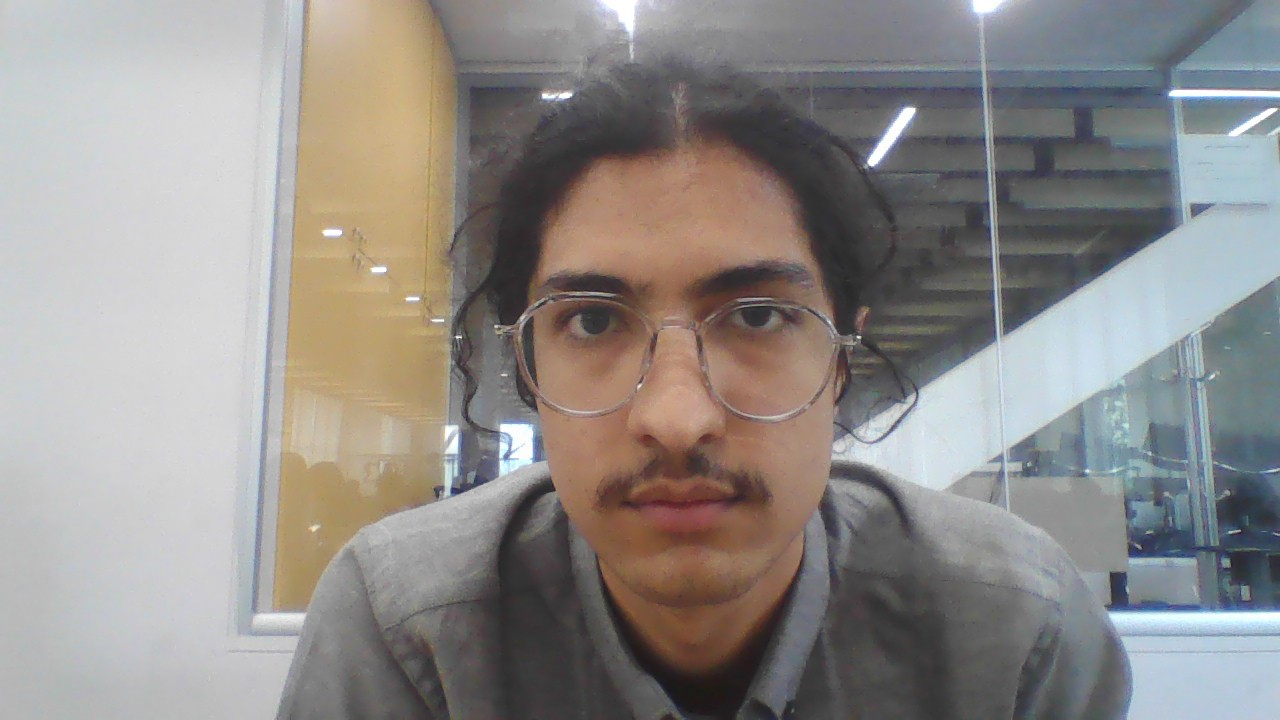
#> input picture Rest/near.jpg, 1280 x 720 px
$ python match.py
#> lines starting #> are read from the running program, lines starting #| are printed output that depends on the picture
from skimage.io import imread
from skimage.exposure import cumulative_distribution
import numpy as np
import matplotlib.pyplot as plt
import cv2

pixels = np.arange(256)
near = cv2.imread("near.jpg")
#> near is the input picture: shape (720, 1280, 3); mean B, G, R 137.4, 140.3, 144.4
far = cv2.imread("far.jpg")
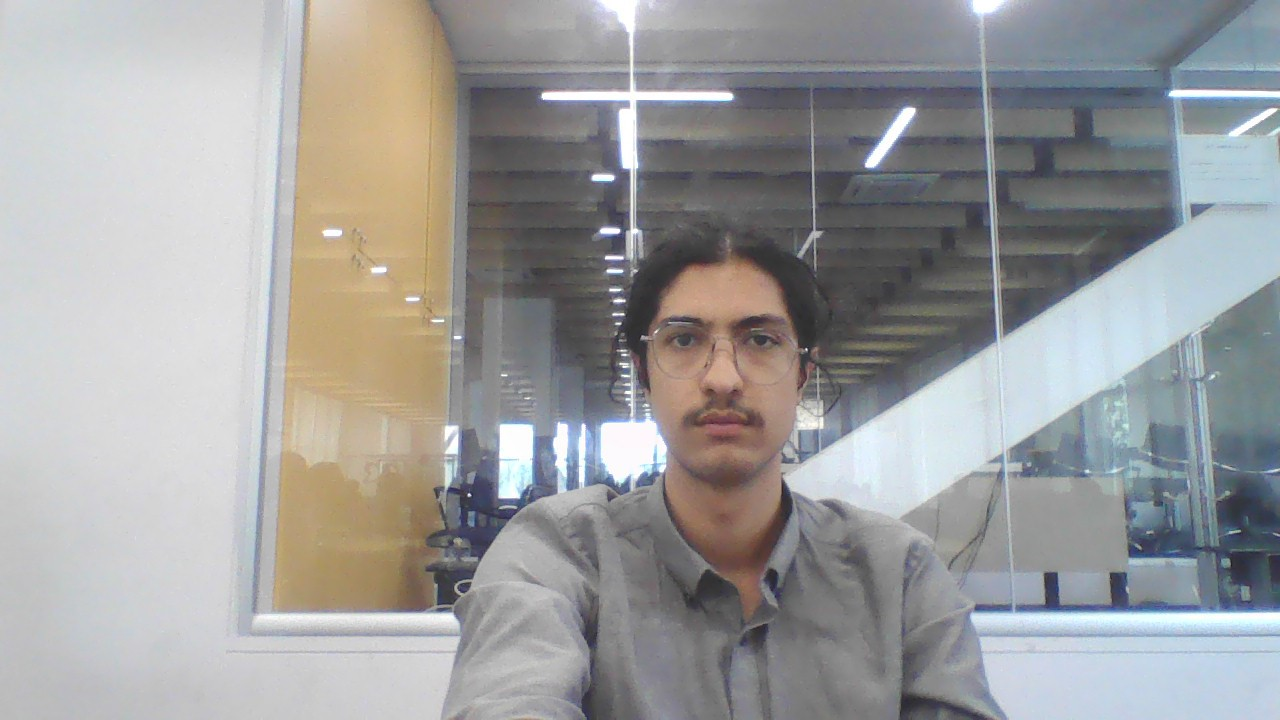
#> input picture Rest/far.jpg, 1280 x 720 px
#> far is the input picture: shape (720, 1280, 3); mean B, G, R 157.4, 157.4, 157.5
deg = cv2.imread('45deg.jpg')
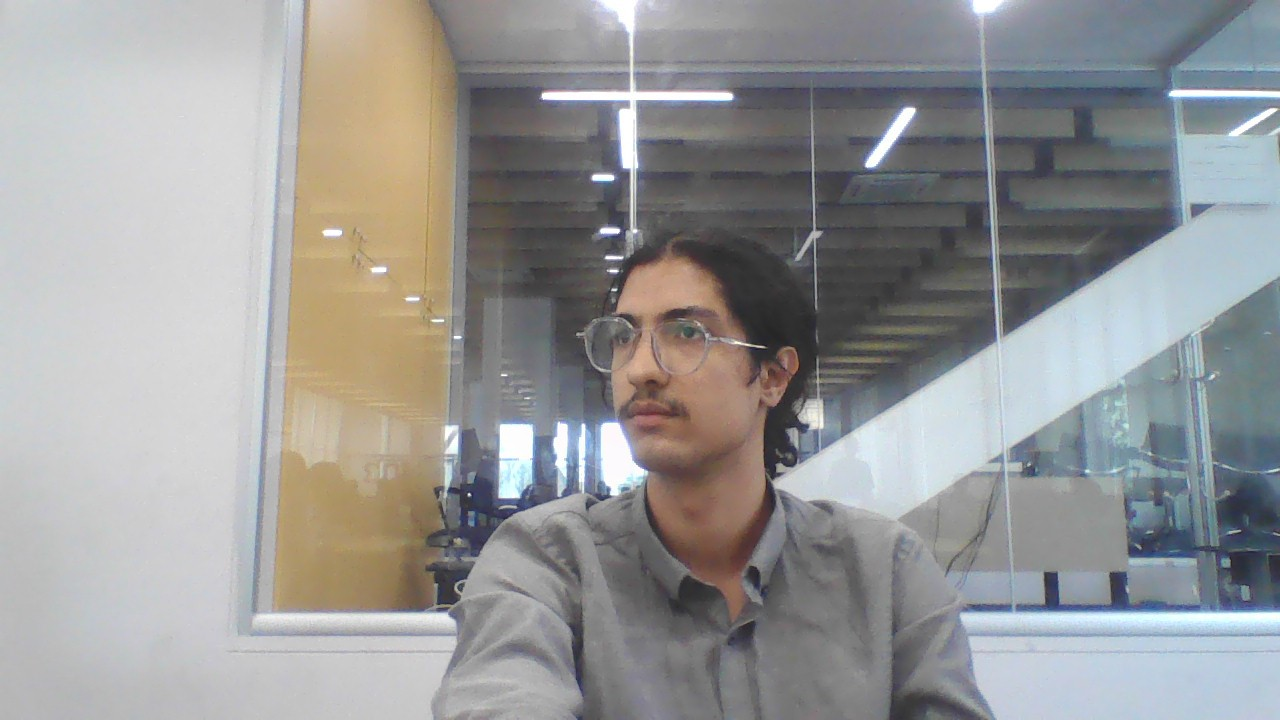
#> input picture Rest/45deg.jpg, 1280 x 720 px
#> deg is the input picture: shape (720, 1280, 3); mean B, G, R 151.3, 151.6, 151.6
mask = cv2.imread('mask.jpg')
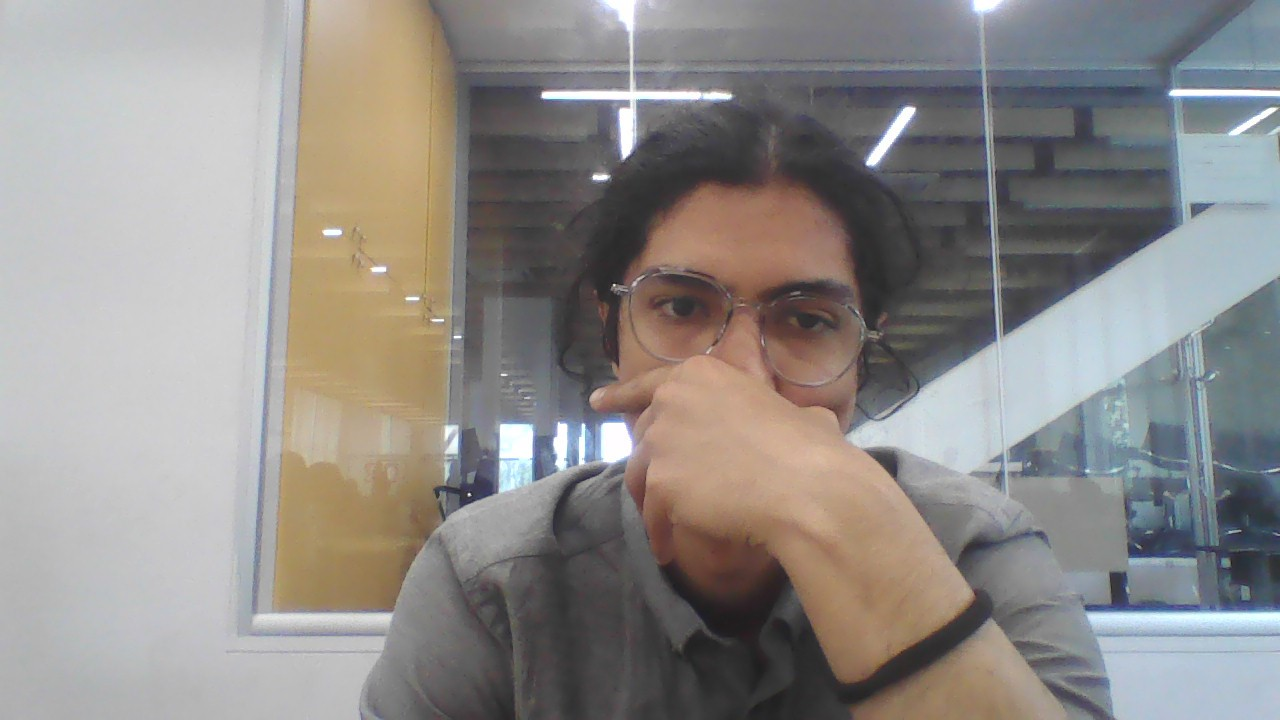
#> input picture Rest/mask.jpg, 1280 x 720 px
#> mask is the input picture: shape (720, 1280, 3); mean B, G, R 137.2, 140.1, 143.8
near = cv2.cvtColor(near , cv2.COLOR_RGB2GRAY)
#> near: shape (720, 1280)
far = cv2.cvtColor(far , cv2.COLOR_RGB2GRAY)
#> far: shape (720, 1280)
deg = cv2.cvtColor(deg , cv2.COLOR_RGB2GRAY)
#> deg: shape (720, 1280)
mask = cv2.cvtColor(mask , cv2.COLOR_RGB2GRAY)
#> mask: shape (720, 1280)

cdf_near , bins_near = cumulative_distribution(near)
#> cdf_near = 233 values from 3.26e-06 to 1; bins_near = 233 values from 23 to 255
cdf_far , bins_far = cumulative_distribution(far)
#> cdf_far = 231 values from 1.09e-06 to 1; bins_far = 231 values from 25 to 255
cdf_deg , bins_deg = cumulative_distribution(deg)
#> cdf_deg = 232 values from 2.17e-06 to 1; bins_deg = 232 values from 24 to 255
cdf_mask , bins_mask = cumulative_distribution(mask)
#> cdf_mask = 229 values from 3.26e-06 to 1; bins_mask = 229 values from 27 to 255
cdf_near = np.insert(cdf_near , 0 , [0]*bins_near[0])
#> cdf_near = 256 values from 0 to 1
cdf_far = np.insert(cdf_far , 0 , [0]*bins_far[0])
#> cdf_far = 256 values from 0 to 1
cdf_deg = np.insert(cdf_deg , 0 , [0]*bins_deg[0])
#> cdf_deg = 256 values from 0 to 1
cdf_mask = np.insert(cdf_mask , 0 , [0]*bins_mask[0])
#> cdf_mask = 256 values from 0 to 1
cdf_near = np.append(cdf_near, [1]*(255-bins_near[-1]))
cdf_far = np.append(cdf_far, [1]*(255-bins_far[-1]))
cdf_deg = np.append(cdf_deg, [1]*(255-bins_deg[-1]))
cdf_mask = np.append(cdf_mask, [1]*(255-bins_mask[-1]))
far_near = np.interp(cdf_far , cdf_near, pixels)
#> far_near = 256 values from 22 to 255
far_far = np.interp(cdf_far , cdf_far, pixels)
#> far_far = 256 values from 24 to 255
far_deg = np.interp(cdf_far , cdf_deg, pixels)
#> far_deg = 256 values from 23 to 255
far_mask = np.interp(cdf_far , cdf_mask, pixels)
#> far_mask = 256 values from 26 to 255
far_near = (np.reshape(far_near[far.ravel()],far.shape)).astype(np.uint8)
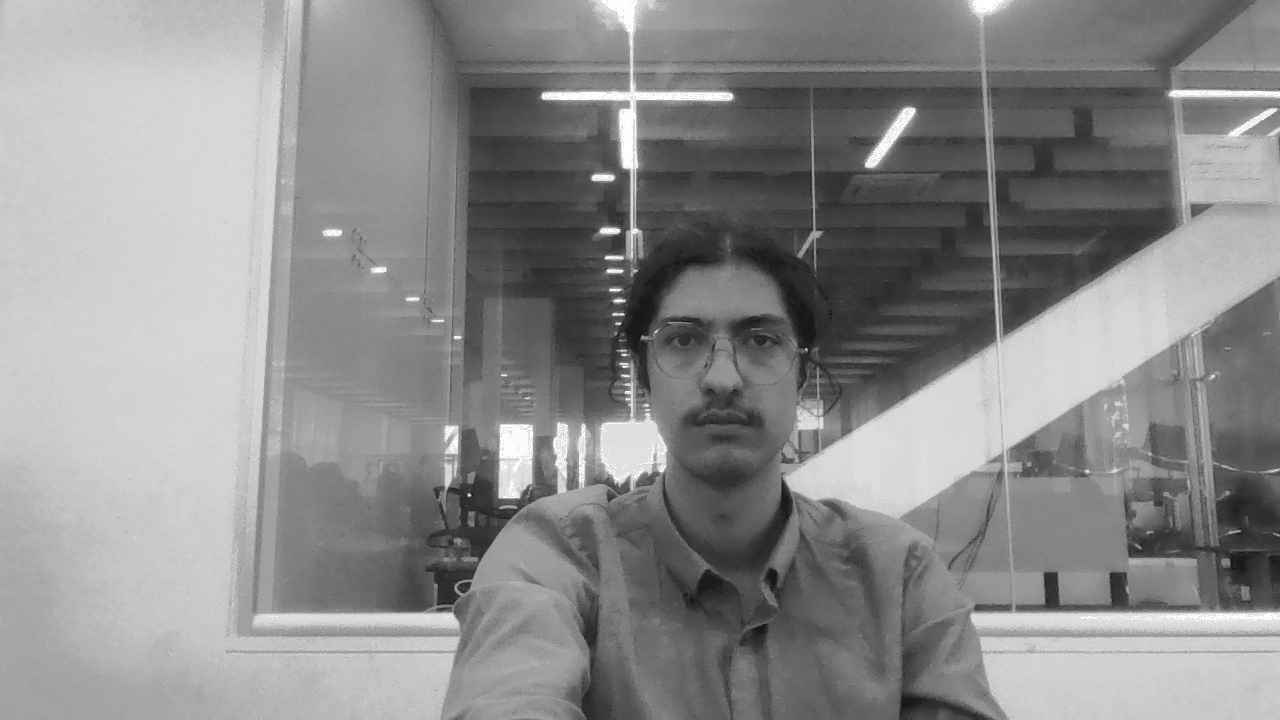
#> far_near: shape (720, 1280); min 22, max 255, mean 139.5
far_far = (np.reshape(far_far[far.ravel()],far.shape)).astype(np.uint8)
far_deg = (np.reshape(far_deg[far.ravel()],far.shape)).astype(np.uint8)
far_mask = (np.reshape(far_mask[far.ravel()],far.shape)).astype(np.uint8)
cv2.imshow("1",far_near)
cv2.waitKey()
cv2.imshow("1",far_far)
cv2.waitKey()
cv2.imshow("1",far_deg)
cv2.waitKey()
cv2.imshow("1",far_mask)
cv2.waitKey()
def calc_cdf(image) :
   bin, hist = np.histogram(image)
   return hist.cumsum()

dissimilarity_near = np.sum(np.abs(far_near - far))
#> dissimilarity_near = 219148553
dissimilarity_far = np.sum(np.abs(far_far - far))
#> dissimilarity_far = 7
dissimilarity_deg = np.sum(np.abs(far_deg-far))
#> dissimilarity_deg = 229698779
dissimilarity_mask = np.sum(np.abs(far_mask-far))
#> dissimilarity_mask = 218887911


print(dissimilarity_near)
#| 219148553
print(dissimilarity_far)
#| 7
print(dissimilarity_deg)
#| 229698779
print(dissimilarity_mask)
#| 218887911
